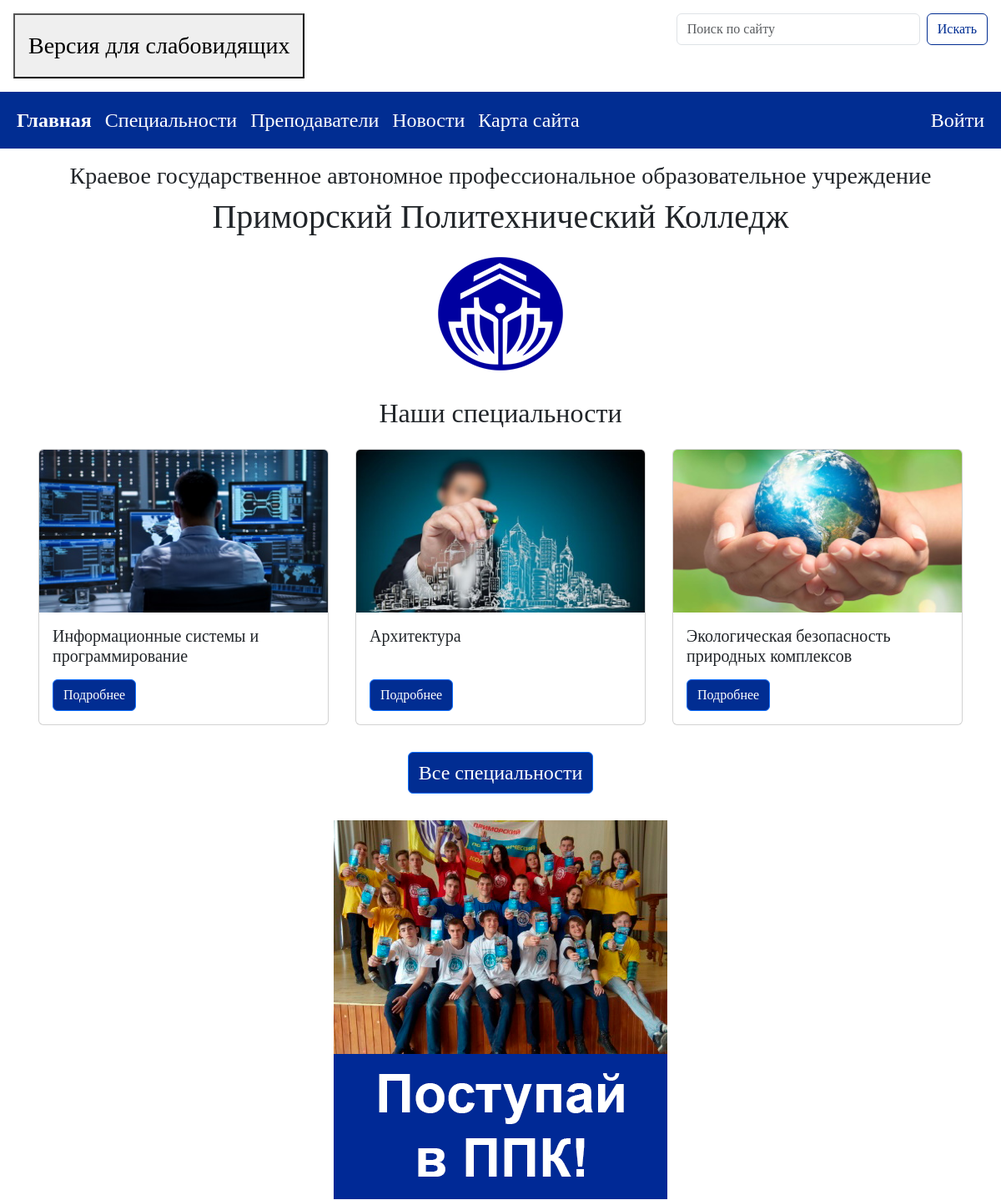
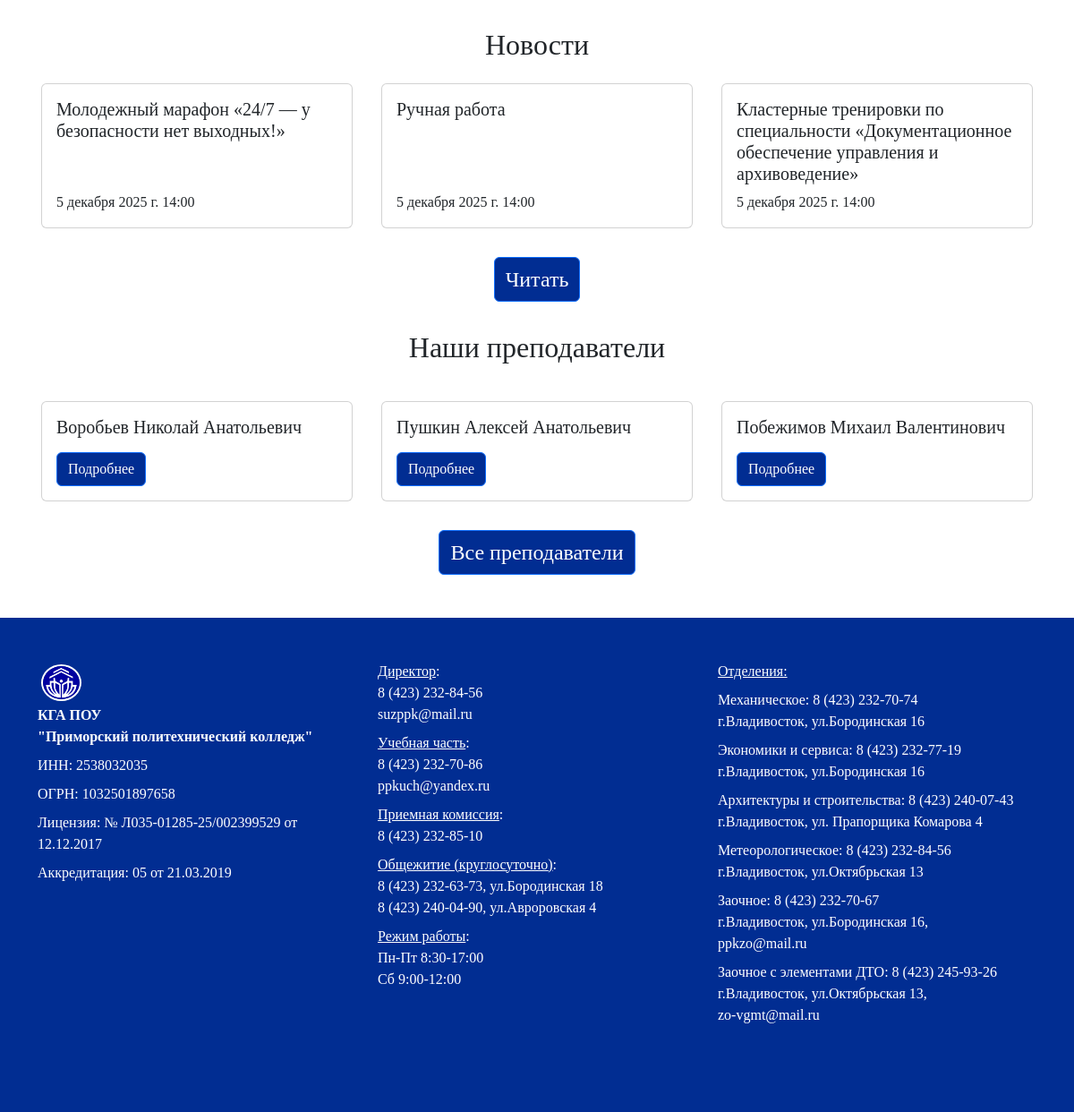
The page / on the database its author committed (2 pictures, top to bottom).
### main/models.py (models this page shows, shortened)
class Specialty(models.Model):
    title = models.CharField('Название', max_length=100)
    code = models.CharField('Код', max_length=20)
    qualification = models.CharField('Квалификация', max_length=100)
    description = models.TextField('Описание')
    form_of_education = models.CharField('Форма обучения', max_length=20)
    education_level = models.CharField('Уровень образования', max_length=20)
    period_of_study = models.CharField('Срок обучения', max_length=20)
    image_main = models.ImageField('Главная картинка', blank=True, null=True, upload_to='images')
    image_description = models.ImageField('Картинка в описании', blank=True, null=True, upload_to='images')
    lastedit_date = models.DateTimeField()
    class Meta:
        verbose_name = 'Специальность'
        verbose_name_plural = 'Специальности'

class News(models.Model):
    title = models.CharField('Заголовок', max_length=100)
    text = models.TextField('Текст')
    image = models.ImageField('Картинка', blank=True, null=True, upload_to='images')
    date = models.DateTimeField(auto_now_add=True)
    class Meta:
        verbose_name = 'Новость'
        verbose_name_plural = 'Новости'

class Teacher(models.Model):
    second_name = models.CharField('Фамилия', max_length=50)
    first_name = models.CharField('Имя', max_length=50)
    patronymic = models.CharField('Отчество', max_length=50)
    position = models.CharField('Должность', max_length=100)
    teaching_experience = models.IntegerField('Педагогический стаж')
    qualification_category = models.CharField('Квалификационная категория', max_length=100)
    professional_education = models.TextField('Профессиональное  образование')
    professional_development = models.TextField('Сведения о повышении квалификации')
    awards_and_achievements = models.TextField('Награды и достижения')
    subjects_and_modules_taught = models.TextField('Преподаваемые дисциплины и модули')
    lastedit_date = models.DateTimeField(default=datetime.now)
    def __str__(self):
        return self.second_name + ' ' + self.first_name + ' ' + self.patronymic
    class Meta:
        verbose_name = 'Преподаватель'
        verbose_name_plural = 'Преподаватели'

### main/views.py (the view)
# urls.py: path('', views.index, name='home'),
def index(request):
    specialities = Specialty.objects.all()[:3]
    teachers = Teacher.objects.all()[:3]
    news = News.objects.all()[:3]
    return render(request, 'main/index.html',
                  {'title': 'Главная страница', 'specialities': specialities, 'teachers': teachers, 'news': news,
                   'banners': ['1', '2', '3']})

### main/context_processors.py (called while the page is built)
def theme_context(request):
    theme_name = request.session.get('theme', settings.DEFAULT_THEME)
    return {
        'theme': settings.THEMES.get(theme_name, settings.THEMES[settings.DEFAULT_THEME]),
        'theme_name': theme_name,
        'available_themes': settings.THEMES,
        'DEFAULT_THEME': settings.DEFAULT_THEME,
    }

### main/templates/main/index.html (shortened to what this page needs)
{% extends 'main/layout.html' %}
{% load tz %}
{% block content %}
<div class="row justify-content-center pt-3">
    <div class="col-md-auto">
        <h3 class="align-self-center">Краевое государственное автономное профессиональное образовательное
            учреждение</h3>
    </div>
</div>
<div class="row justify-content-center">
    <div class="col-md-auto">
        <h1 class="align-self-center">Приморский Политехнический Колледж</h1>
    </div>
</div>
<div class="row justify-content-center p-3">
    <div class="col-md-auto">
        <img src="/media/static_images/Logo.png" class="card-img-top"  alt="...">
    </div>
</div>
<div class="row justify-content-center pt-3">
    <div class="col-md-auto">
        <h2>Наши специальности</h2>
    </div>
</div>
<div class="row">
    {% for spec in specialities %}
    <div class="col-sm-4 p-3">
        <div class="card h-100">
            <img src="{{ spec.image_main.url }}" class="card-img-top" alt="...">
            <div class="card-body d-flex align-items-start flex-column">
                <h5 class="card-title mb-auto">{{ spec.title }}</h5>
                <a href="{% url 'specialty-detail' spec.id %}" class="btn btn-primary bg-main-ppk mt-3">Подробнее</a>
            </div>
        </div>
    </div>
    {% endfor %}
</div>
<div class="row justify-content-center">
    <div class="col-md-auto">
        <a href="{% url 'specialities'%}" class="btn btn-primary bg-main-ppk mt-3 fs-4">Все специальности</a>
    </div>
</div>
<div class="row justify-content-center p-3">
    <div class="col-md-auto">
        {% include 'main/banner.html' %}
    </div>
</div>
<div class="row justify-content-center ">
    <div class="col-md-auto">
        <h2>Новости</h2>
    </div>
</div>
<div class="row">
    {% for new in news %}
    <div class="col-sm-4 p-3">
        <div class="card h-100">
            <div class="card-body d-flex align-items-start flex-column">
                <h5 class="card-title mb-auto">{{ new.title }}</h5>
                <p class="mt-2 mb-0">{{ new.date|localtime }}</p>
            </div>
        </div>
    </div>
    {% endfor %}
</div>
<div class="row justify-content-center pb-3">
    <div class="col-md-auto">
        <a href="{% url 'news'%}" class="btn btn-primary bg-main-ppk mt-3 fs-4">Читать</a>
    </div>
</div>
<div class="row justify-content-center p-3">
    <div class="col-md-auto">
        <h2>Наши преподаватели</h2>
    </div>
</div>
<div class="row">
    {% for teacher in teachers %}
    <div class="col-sm-4 p-3">
        <div class="card h-100">
            <div class="card-body d-flex align-items-start flex-column">
                <h5 class="card-title mb-auto">{{ teacher }}</h5>
                <a href="{% url 'teacher-detail' teacher.id %}" class="btn btn-primary bg-main-ppk mt-3">Подробнее</a>
            </div>
        </div>
    </div>
    {% endfor %}
</div>
<div class="row justify-content-center">
    <div class="col-md-auto">
        <a href="{% url 'teachers'%}" class="btn btn-primary bg-main-ppk mt-3 fs-4">Все преподаватели</a>
    </div>
</div>
{% endblock %}

### main/static/main/css/style.css (style rules this page uses)
body { font-family: Times New Roman; }

### main/static/main/css/ppk_style.css (style rules this page uses)
.bg-main-ppk { background-color: #012D92; }

### rows shown on the page
Specialty: image_main (picture), title "Информационные системы и программирование"
Specialty: image_main (picture), title "Архитектура"
Specialty: image_main (picture), title "Экологическая безопасность природных комплексов"
News: title "Молодежный марафон «24/7 — у безопасности нет выходных!»", date "5 декабря 2025 г. 14:00"
News: title "Ручная работа", date "5 декабря 2025 г. 14:00"
News: title "Кластерные тренировки по специальности «Документационное обеспечение управления и архивоведение»", date "5 декабря 2025 г. 14:00"
Teacher: second_name+first_name+patronymic "Воробьев Николай Анатольевич"
Teacher: second_name+first_name+patronymic "Пушкин Алексей Анатольевич"
Teacher: second_name+first_name+patronymic "Побежимов Михаил Валентинович"
